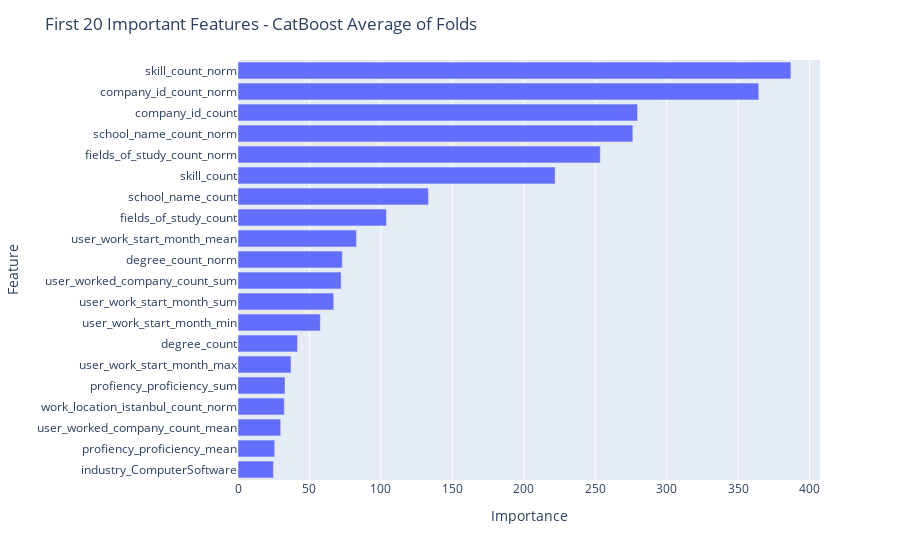

Notebook code for this chart:
### Code cell
test = pd.read_csv("./test_user_lang_work_skill.csv")
test = test.merge(education_mest_test_agg, on="user_id", how="left")
test.drop(columns=["user_id"],inplace=True)

models = encode_test(education_mest_train_agg)
model_preds = [model.predict(test) for model in models]
model_preds

### Figure 1 — Plotly figure (JSON) as saved in the notebook; plotly's stock layout.template omitted (floating-point values rounded to 4 significant figures)
{"data": [{"alignmentgroup": "True", "hovertemplate": "Importance=%{x}<br>Feature=%{y}<extra></extra>", "legendgroup": "", "marker": {"color": "#636efa", "pattern": {"shape": ""}}, "name": "", "offsetgroup": "", "orientation": "h", "showlegend": false, "textposition": "auto", "type": "bar", "x": [24.8, 25.7, 29.9, 32.4, 32.9, 37.1, 41.7, 57.6, 67, 72.2, 73, 82.9, 103.9, 133.3, 221.9, 253.5, 276.3, 279.6, 364.4, 386.9], "xaxis": "x", "y": ["industry_ComputerSoftware", "profiency_proficiency_mean", "user_worked_company_count_mean", "work_location_istanbul_count_norm", "profiency_proficiency_sum", "user_work_start_month_max", "degree_count", "user_work_start_month_min", "user_work_start_month_sum", "user_worked_company_count_sum", "degree_count_norm", "user_work_start_month_mean", "fields_of_study_count", "school_name_count", "skill_count", "fields_of_study_count_norm", "school_name_count_norm", "company_id_count", "company_id_count_norm", "skill_count_norm"], "yaxis": "y"}], "layout": {"barmode": "relative", "legend": {"tracegroupgap": 0}, "margin": {"t": 60}, "title": {"text": "First 20 Important Features - CatBoost Average of Folds"}, "xaxis": {"anchor": "y", "domain": [0, 1], "title": {"text": "Importance"}}, "yaxis": {"anchor": "x", "domain": [0, 1], "title": {"text": "Feature"}}}}
